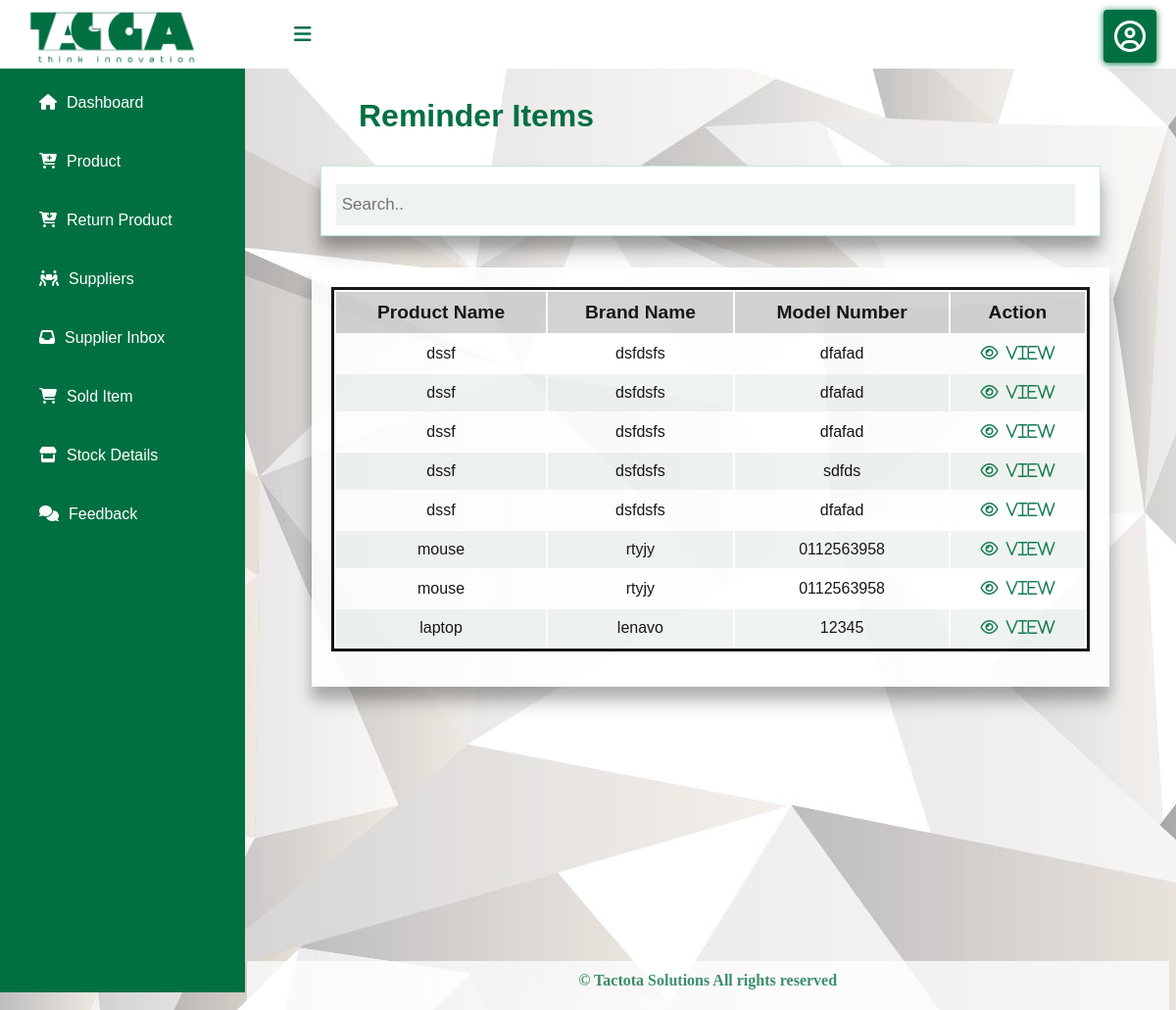
Page /views/reminderitems.php on the earlier database version.
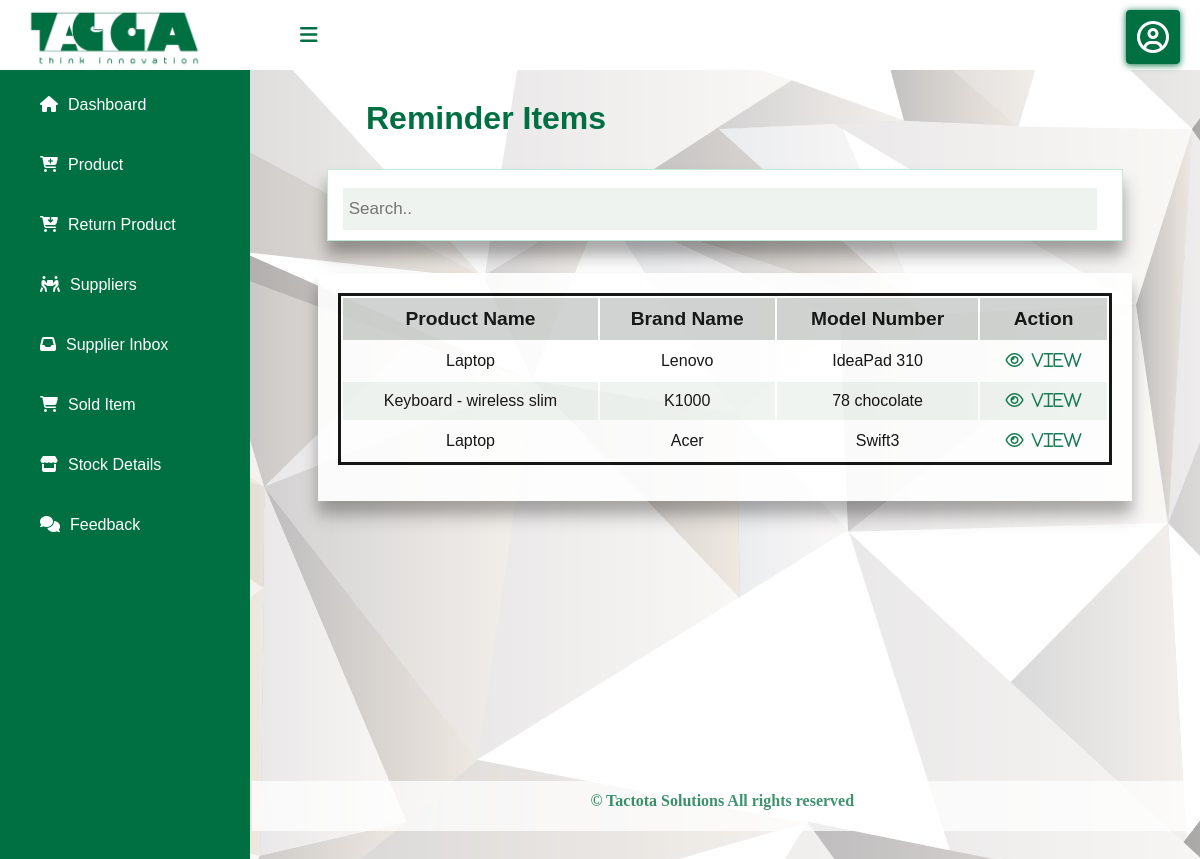
Same page on the later database version.
### tables this page shows
CREATE TABLE `product` (
  `p_id` varchar(30) NOT NULL,
  `p_name` varchar(50) NOT NULL,
  `p_cost` int(10) NOT NULL,
  `brand_name` varchar(30) NOT NULL,
  `reorder_level` int(10) NOT NULL,
  `model_no` varchar(30) NOT NULL,
  `quantity` int(10) NOT NULL,
  `warranty` int(10) NOT NULL,
  `product_status` varchar(15) NOT NULL,
  `product_date` date NOT NULL
);

### model/database.php (called while the page is built, shortened)
<?php
class database
{
    private static $_instance;
    private $_connection;
    public static function getInstance() {
        if(!isset(self::$_instance)) {
            self::$_instance = new self();
        }
        return self::$_instance;
    }
    private function __construct() {
        $this->_connection = new mysqli(host, username, password, dbname);
    }
    public function getConnection() {
        return $this->_connection;
    }
}

### controller/inventory_maintain.php (called while the page is built, shortened)
<?php
require_once("../model/inventory_maintain_model.php");
class inventory_maintain
{
    public function __construct()
    {
        $this->inven = new inventory_maintain_model();
    }
    public function display_reminders(){
        return $this->inven->display_stockreminders();
    }
}

### model/inventory_maintain_model.php (called while the page is built, shortened)
<?php
require_once("database.php");
class inventory_maintain_model
{
    public function __construct() {
        $this->mysqli = database::getInstance()->getConnection();
    }
     public function display_stockreminders(){
         $query=$this->mysqli->query("SELECT * FROM product WHERE quantity<=reorder_level AND YEAR(CURRENT_DATE())-YEAR(product_date)<1");
         while ($row = $query->fetch_assoc()) {
             $result[] = $row;
         }
         return $result;
     }
}

### views/reminderitems.php (the view)
<?php
   include 'clerk_sidebar.php';
   require '../controller/inventory_maintain.php';
   $data=new inventory_maintain();
   $sql=$data->display_reminders();
?><head>
<link rel="stylesheet" href="../public/css/update.css">
</head>
<div class="content"style="width:auto;">
    <h1 id="tbl-heading">Reminder Items</h1>
    <div class="search">
    <input type="text" placeholder="Search..">
  </div>
    <div class="view-tbl">
       <table>
            <thead>
                <tr>
                    <th> Product Name</th>
                    <th> Brand Name</th>
                    <th> Model Number</th>
                    <th scope="col" colspan=2 border=0>Action</th>
                </tr>
            </thead>
            <tbody>
            <?php
            foreach ($sql as $k => $v)
            {
                ?>
                <tr>
                    <td><?php echo $sql[$k]["p_name"] ?></td>
		    <td><?php echo $sql[$k]["brand_name"] ?></td>
                    <td><?php echo $sql[$k]["model_no"] ?></td>
                    <td><a href="../controller/inventory_maintain.php?action=reminderitems_suppliers&id=<?php  echo $sql[$k]["p_id"]; ?>" title="view">
                        <i class="fa fa-eye" aria-hidden="true" id="tbl-icon">&nbsp&nbspView</i></a></td>
                </tr>
                <?php
            } ?>
            </tbody>
       </table>
    </div>
    <div class="footer">
	 <p>© Tactota Solutions All rights reserved </p>
      </div>
</div>

### views/clerk_sidebar.php (shortened to what this page needs)
<!DOCTYPE html>
<html lang="en" dir="ltr">
<head>
    <link rel="stylesheet" href="../public/css/style1.css">
    <link rel="stylesheet" href="../public/css/clerk.css">
    <link rel="stylesheet" href="../public/css/view_user.css">
    <link rel="stylesheet" href="https://cdnjs.cloudflare.com/ajax/libs/font-awesome/5.12.1/css/all.min.css">
</head>
<body>
<header>
   <label for="check">
        <i class="fas fa-bars" id="sidebar_btn"></i>
    </label>
    <div class="left_area">
        <img src="../public/images/logo-s.jpeg" alt="Logo">
    <ul class="profile-wrapper">
        <li>
            <div class="profile">
                <i class="far fa-user-circle fa-2x"></i>
            </div>
        </li>
    </ul>
    </div>
</header>
<div class="sidebar">
    <a href="clerk.php"><i class="fas fa-home"></i></i><span>Dashboard</span></a>
    <a href="view_all_products.php"><i class="fas fa-cart-plus"></i></i><span>Product</span></a>
    <a href="returnitems.php"><i class="fas fa-cart-arrow-down"></i></i><span>Return Product</span></a>
    <a href="supplier_details.php"><i class="fas fa-people-carry"></i></i><span>Suppliers</span></a>
    <a href="inbox_supplier_reply.php"><i class="fas fa-inbox"></i></i><span>Supplier Inbox</span></a>
    <a href="report_sold_out_items_clerk.php"><i class="fas fa-shopping-cart"></i></i><span>Sold Item</span></a>
    <a href="report_products_clerk.php"><i class="fas fa-store"></i></i><span>Stock Details</span></a>
    <a href="review_clerk.php"><i class="fas fa-comments"></i></i></i><span>Feedback</span></a>
</div>

### public/css/style1.css (style rules this page uses)
body { margin: 0; padding: 0; font-family: "Roboto", sans-serif; background-image: url(../images/12.jpg); }
ul,li { list-style: none; padding: 0; margin: 0; }
a { text-decoration:none; }
header { z-index: 1; position: fixed; background: white; padding: 20px; width: calc(100% - 0%); top: 0; height: 30px; }
.left_area img { width:auto; height:70px; margin: 0; margin-top: -18px; }
.profile-wrapper { text-decoration: none; float: right; margin-top: -10px; margin-right: 40px; border-radius: 10px; color: #fff; transition: 0.5s; transition-property: background; }
.profile-wrapper::after { content: ''; position:absolute; top: 20px; right: 10px; border-color: #50D5B7 ; border-width: 6px; border-style: solid; }
.profile-wrapper::before { content: ''; position: absolute; top: 20px; right: 10px; border-color: #fff; border-width: 6px; border-style: solid; }
.profile { padding:10px; border:1px solid #007042; border-radius:3px; box-shadow:0 1px 0 #007042 inset, 0 1px 7px #007042; background:-webkit-linear-gradient( #007042, #007042); }
.sidebar { z-index: 1; top: 0; background: #007042; margin-top: 70px; padding-top: 5px; position: fixed; left: 0; width: 250px; height: calc(100% - 9%); transition: 0.5s; transition-property: left; overflow-y: auto; }
.sidebar a { color: #fff; font-family: 'Trebuchet MS', 'Lucida Sans Unicode', 'Lucida Grande', 'Lucida Sans', Arial, sans-serif; font-size: 16px; display: block; width: 100%; line-height: 60px; text-decoration: none; padding-left: 40px; box-sizing: border-box; transition: 0.5s; transition-property: background; }
.sidebar i { padding-right: 10px; }
label #sidebar_btn { z-index: 1; color: #007042; position: fixed; cursor: pointer; left: 300px; font-size: 20px; margin: 5px 0; transition: 0.5s; transition-property: color; }
.content { width: calc(100% ); margin-top: 60px; padding: 20px; margin-left: 250px; background-position: center; background-size: cover; height: 100vh; transition: 0.5s; }

### public/css/clerk.css (style rules this page uses)
html,body, div, h1, h2, h3, h4, h5, h6, p { margin: 0; padding: 0; border: 0; font-size: 100%; font: inherit; vertical-align: baseline; }
* { list-style: none; margin:0; padding: 0; box-sizing: content-box; font-family: 'Montserrat', sans-serif; }
p { padding-top: 1.2%; }

### public/css/view_user.css (style rules this page uses)
body { background-color:rgb(238, 238, 238); }
#tbl-heading { margin-left:3em; font-family: 'Trebuchet MS', 'Lucida Sans Unicode', 'Lucida Grande', 'Lucida Sans', Arial, sans-serif; text-align: left; color: #007042; font-weight: bold; margin-top: 20px; margin-bottom: 20px; font-size: 2em; }
.view-tbl table { border: 3px solid #000; width: 100%; margin-bottom: 1rem; }
.view-tbl tbody tr:nth-child(odd) { background-color: #fff; }
.view-tbl tbody tr:nth-child(even) { background-color: #eef3ef; }
.view-tbl th { font-size: 1.2em; padding:10px; background-color:#cccfcd; font-family: 'Trebuchet MS', 'Lucida Sans Unicode', 'Lucida Grande', 'Lucida Sans', Arial, sans-serif; }
.view-tbl td { font-size: 1em; padding: 10px; text-align: center; outline: none; font-family: 'Trebuchet MS', 'Lucida Sans Unicode', 'Lucida Grande', 'Lucida Sans', Arial, sans-serif; }
.view-tbl { box-shadow: 0 12px 12px 0 rgba(0, 0, 0, 0.2), 0 16px 20px 0 rgba(0, 0, 0, 0.19); display: flex; margin: 2em auto; background:#ffffff; background-size: cover; border:none; width:85%; padding: 20px; align-items: center; text-align: center; opacity: 90%; }
#tbl-icon { color:#007042; }
.search { padding:10px; box-shadow: 0 12px 12px 0 rgba(0, 0, 0, 0.2), 0 16px 20px 0 rgba(0, 0, 0, 0.19); margin: 2em auto; background-size: cover; border: 1px solid #c1e9d8; width: 85%; overflow: hidden; background-color: white; text-align: center; }
.search input[type=text] { padding: 6px; background-color: #eef3ef; border: none; margin-top: 8px; margin-right: 10px; font-size: 17px; width:96%; widows: 80%; height: 30px; }
.footer { opacity: 0.75; text-align: center; color:#007042; font-weight: bolder; width:103.4%; background:white; height:50px; margin-left: -2%; margin-top:280px ; font-family: 'Times New Roman', Times, serif; }

### public/css/update.css (style rules this page uses)
input[type="text"], input[type="email"], input[type="password"] ,input[type="number"],input[type="date"] { font-size: 1.2em; color: #000000; width: 94.6%; background: none; border:none; outline: none; border-bottom:1px solid #e0dfdf; font-family: 'Trebuchet MS', 'Lucida Sans Unicode', 'Lucida Grande', 'Lucida Sans', Arial, sans-serif; }

Differences in the rows shown:
removed product: p_name "dssf", brand_name "dsfdsfs", model_no "dfafad"
removed product: p_name "dssf", brand_name "dsfdsfs", model_no "dfafad"
removed product: p_name "dssf", brand_name "dsfdsfs", model_no "dfafad"
removed product: p_name "dssf", brand_name "dsfdsfs", model_no "sdfds"
removed product: p_name "dssf", brand_name "dsfdsfs", model_no "dfafad"
removed product: p_name "mouse", brand_name "rtyjy", model_no "0112563958"
removed product: p_name "mouse", brand_name "rtyjy", model_no "0112563958"
removed product: p_name "laptop", brand_name "lenavo", model_no "12345"
now on this page (row edited): product: p_name "Laptop", brand_name "Lenovo", model_no "IdeaPad 310"
now on this page (row edited): product: p_name "Keyboard - wireless slim", brand_name "K1000", model_no "78 chocolate"
now on this page (row edited): product: p_name "Laptop", brand_name "Acer", model_no "Swift3"
